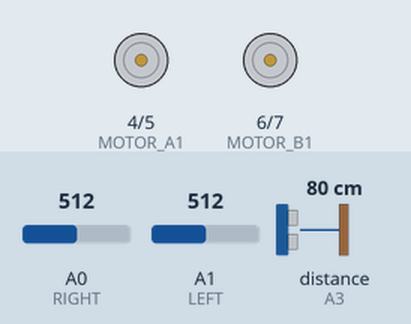
Simulated run of this sketch. Board: Arduino Uno, built with avr-gcc and run on an emulated ATmega328P. Shown: motor-driver pin pairs drawn as motors (green arrow = first pin HIGH = forward, orange = second pin HIGH = backward, longer = more drive, scaled by the enable pin). Inputs (shaded band) come from the test bench; at power-on: distance to the obstacle (sensor on A3) 80 cm, A0 (RIGHT) = 512, A1 (LEFT) = 512. The echo pulse lasts 58.3 µs per cm.

Above: at 1.2 s.
1.3 s: distance to the obstacle (sensor on A3) set to 35 cm
2.8 s: distance to the obstacle (sensor on A3) set to 30 cm
At 3.4 s:
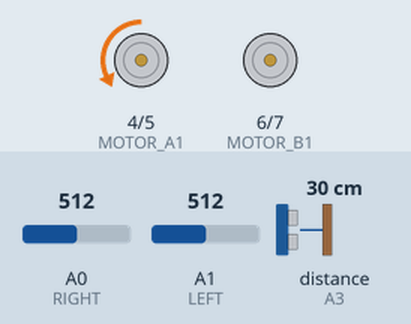
At 5.3 s:
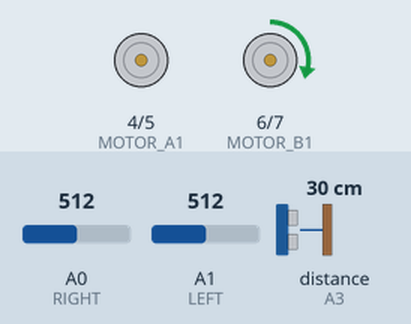
5.8 s: A0 (RIGHT) set to 140
At 6.4 s:
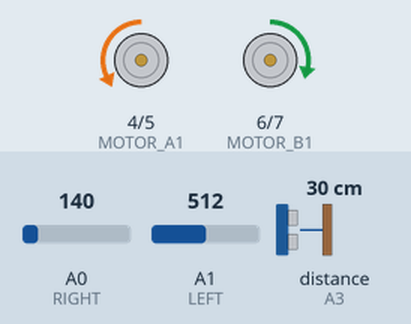
Timing chart, 0 to 14.8 s (numbered marks = the images above; inputs shaded):
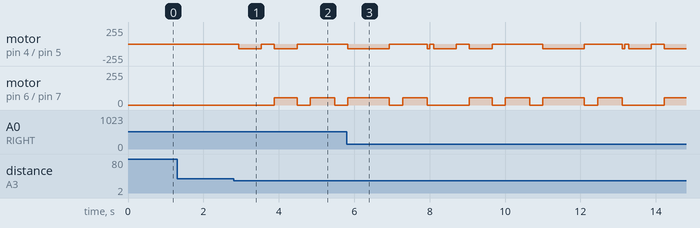

The sketch:

Red_car.ino
```cpp
#include <NewPing.h>


char Incoming_value='1';
int ENA = 3;  //ENA connected to digital pin 3
int ENB = 9;  //ENB connected to digital pin 9
int MOTOR_A1 = 4; // MOTOR_A1 connected to digital pin 4
int MOTOR_A2 = 5; // MOTOR_A2 connected to digital pin 5
int MOTOR_B1 = 6; // MOTOR_B1 connected to digital pin 6
int MOTOR_B2 = 7; // MOTOR_B2 connected to digital pin 7

int RIGHT = A0; // RIGHT sensor connected to analog pin A0
int LEFT = A1;  // LEFT sensor connected to analog pin A0

#define TRIG A2 // TRIG PIN connected to analog pin A2
#define ECHO A3 // ECHO PIN connected to analog pin A3
#define MAX_DISTANCE 100 // Define Maximum Distance

NewPing sonar(TRIG, ECHO, MAX_DISTANCE);

void setup() {
  // put your setup code here, to run once:

pinMode(ENA, OUTPUT); // initialize ENA pin as an output
pinMode(ENB, OUTPUT); // initialize ENB pin as an output
pinMode(MOTOR_A1, OUTPUT); // initialize MOTOR_A1 pin as an output
pinMode(MOTOR_A2, OUTPUT); // initialize MOTOR_A2 pin as an output
pinMode(MOTOR_B1, OUTPUT); // initialize MOTOR_B1 pin as an output
pinMode(MOTOR_B2, OUTPUT); // initialize MOTOR_B2 pin as an output
pinMode(RIGHT, INPUT); // initialize RIGHT pin as an input
pinMode(LEFT, INPUT);  // initialize LEFT pin as an input
Serial.begin(9600);


}

void loop() {


   if (Serial.available())
    {
      Incoming_value = Serial.read();
      Serial.print(Incoming_value);
      Serial.print("/n");
    }


    if (Incoming_value=='0')     // Master mode when incoming bluetooth signal is 0
    {


      delay(70);
      int distance = sonar.ping_cm();
      if (distance == 0) {
        distance = 30;
      }
      if(distance <=25) {

        Stop();
        delay(4000);
      }


      if (analogRead(RIGHT)<=150 && analogRead(LEFT)<=150) {//FORWARD
        analogWrite(ENA, 70);
        analogWrite(ENB, 55);
        digitalWrite(MOTOR_A1, LOW);
        digitalWrite(MOTOR_A2, HIGH);
        digitalWrite(MOTOR_B1, HIGH);
        digitalWrite(MOTOR_B2, LOW);

      }else if (analogRead(RIGHT)<=150 && !analogRead(LEFT)<=150) { //right
          analogWrite(ENA, 70);
        analogWrite(ENB, 55);
        digitalWrite(MOTOR_A1, LOW);
        digitalWrite(MOTOR_A2, HIGH);
        digitalWrite(MOTOR_B1, LOW);
        digitalWrite(MOTOR_B2, LOW);

      }else if (!analogRead(RIGHT)<=150 && analogRead(LEFT)<=150) { //LEFT
          analogWrite(ENA, 70);
        analogWrite(ENB, 55);
        digitalWrite(MOTOR_A1, LOW);
        digitalWrite(MOTOR_A2, LOW);
        digitalWrite(MOTOR_B1, HIGH);
        digitalWrite(MOTOR_B2, LOW);

      }else if (!analogRead(RIGHT)<=150 && !analogRead(LEFT)<=150) {

        Stop();
      }
    }


    if (Incoming_value=='1')
    {

      delay(70);
      int distance = sonar.ping_cm();
      if (distance == 0)
      {
        distance = 35;
      }


      if(distance <=33)
      {

        Stop();
        delay(100);
        turnRight();
        delay(600);
        Stop();
        delay(350);
        moveForward();
        delay(600);
        Stop();
        delay(350);
        turnLeft();
        delay(650);
        Stop();
        delay(350);
        moveForward();
        delay(1100);
        Stop();
        delay(350);
        turnLeft();
        delay(650);
        Stop();

        do {
        moveForward();

        } while (analogRead(RIGHT)>=150);
        Stop();

      }


      if (analogRead(RIGHT)<=150 && analogRead(LEFT)<=150) {//FORWARD
          analogWrite(ENA, 70);
        analogWrite(ENB, 55);
        digitalWrite(MOTOR_A1, LOW);
        digitalWrite(MOTOR_A2, HIGH);
        digitalWrite(MOTOR_B1, HIGH);
        digitalWrite(MOTOR_B2, LOW);

      }else if (analogRead(RIGHT)<=150 && !analogRead(LEFT)<=150) { //right
          analogWrite(ENA, 70);
        analogWrite(ENB, 55);
        digitalWrite(MOTOR_A1, LOW);
        digitalWrite(MOTOR_A2, HIGH);
        digitalWrite(MOTOR_B1, LOW);
        digitalWrite(MOTOR_B2, LOW);

      }else if (!analogRead(RIGHT)<=150 && analogRead(LEFT)<=150) { //LEFT
          analogWrite(ENA, 70);
        analogWrite(ENB, 55);
        digitalWrite(MOTOR_A1, LOW);
        digitalWrite(MOTOR_A2, LOW);
        digitalWrite(MOTOR_B1, HIGH);
        digitalWrite(MOTOR_B2, LOW);

      }else if (!analogRead(RIGHT)<=150 && !analogRead(LEFT)<=150) {

        Stop();
      }

    }


}


void Stop() {
  analogWrite(ENA, 0);
  analogWrite(ENB, 0);
  digitalWrite(MOTOR_A1, LOW);
  digitalWrite(MOTOR_A2, LOW);
  digitalWrite(MOTOR_B1, LOW);
  digitalWrite(MOTOR_B2, LOW);
}

void turnRight() {
   analogWrite(ENA, 70);
  analogWrite(ENB, 55);
  digitalWrite(MOTOR_A1, LOW);
  digitalWrite(MOTOR_A2, HIGH);
  digitalWrite(MOTOR_B1, LOW);
  digitalWrite(MOTOR_B2, LOW);

}

void turnLeft() {
    analogWrite(ENA, 70);
  analogWrite(ENB, 55);
  digitalWrite(MOTOR_A1, LOW);
  digitalWrite(MOTOR_A2, LOW);
  digitalWrite(MOTOR_B1, HIGH);
  digitalWrite(MOTOR_B2, LOW);
}

void moveForward() {
   analogWrite(ENA, 70);
  analogWrite(ENB, 55);
  digitalWrite(MOTOR_A1, LOW);
  digitalWrite(MOTOR_A2, HIGH);
  digitalWrite(MOTOR_B1, HIGH);
  digitalWrite(MOTOR_B2, LOW);
}
```

Measured:
- the behaviour switches between 34 and 33 cm on distance to the obstacle (sensor on A3) (found by bisection; images 0 and 1)
- after the input at 1.3 s, every drawn part: stays the same
- after the input at 2.8 s, motor on pin 4 (MOTOR_A1) / pin 5 (MOTOR_A2): alternates backward 70/255 for 0.60 s and stopped for 0.35 s, 4 changes in all, then stays stopped, starting after 0.13 s; motor on pin 6 (MOTOR_B1) / pin 7 (MOTOR_B2): alternates forward 55/255 for 0.63 s and stopped for 0.35 s, starting after 1.1 s
